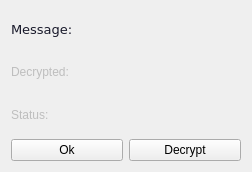
<?xml version="1.0" encoding="UTF-8"?>
<ui version="4.0">
 <class>Dialog</class>
 <widget class="QDialog" name="Dialog">
  <property name="geometry">
   <rect>
    <x>0</x>
    <y>0</y>
    <width>252</width>
    <height>172</height>
   </rect>
  </property>
  <property name="minimumSize">
   <size>
    <width>251</width>
    <height>85</height>
   </size>
  </property>
  <property name="windowTitle">
   <string>Secret Message</string>
  </property>
  <property name="windowIcon">
   <iconset>
    <normaloff>resources/secret_icon.png</normaloff>resources/secret_icon.png</iconset>
  </property>
  <property name="styleSheet">
   <string notr="true">QLabel#secretLabel, #descryptLabel{
	color: rgb(231, 34, 88);
}
QLabel{
	font: 10pt &quot;Verdana&quot;;
}</string>
  </property>
  <layout class="QVBoxLayout" name="verticalLayout">
   <property name="sizeConstraint">
    <enum>QLayout::SetMinimumSize</enum>
   </property>
   <item>
    <layout class="QHBoxLayout" name="horizontalLayout" stretch="0,1">
     <property name="sizeConstraint">
      <enum>QLayout::SetMinimumSize</enum>
     </property>
     <item>
      <widget class="QLabel" name="label">
       <property name="font">
        <font>
         <family>Verdana</family>
         <pointsize>10</pointsize>
         <weight>50</weight>
         <italic>false</italic>
         <bold>false</bold>
        </font>
       </property>
       <property name="text">
        <string>&lt;html&gt;&lt;head/&gt;&lt;body&gt;&lt;p&gt;&lt;span style=&quot; color:#191a2b;&quot;&gt;Message:&lt;/span&gt;&lt;/p&gt;&lt;/body&gt;&lt;/html&gt;</string>
       </property>
      </widget>
     </item>
     <item>
      <widget class="QLabel" name="secretLabel">
       <property name="sizePolicy">
        <sizepolicy hsizetype="Minimum" vsizetype="Preferred">
         <horstretch>0</horstretch>
         <verstretch>0</verstretch>
        </sizepolicy>
       </property>
       <property name="font">
        <font>
         <family>Verdana</family>
         <pointsize>10</pointsize>
         <weight>50</weight>
         <italic>false</italic>
         <bold>false</bold>
        </font>
       </property>
       <property name="text">
        <string>&lt;html&gt;&lt;head/&gt;&lt;body&gt;&lt;p&gt;&lt;br/&gt;&lt;/p&gt;&lt;/body&gt;&lt;/html&gt;</string>
       </property>
      </widget>
     </item>
    </layout>
   </item>
   <item>
    <layout class="QHBoxLayout" name="horizontalLayout_3" stretch="0,1">
     <property name="sizeConstraint">
      <enum>QLayout::SetMinimumSize</enum>
     </property>
     <item>
      <widget class="QLabel" name="label2">
       <property name="enabled">
        <bool>false</bool>
       </property>
       <property name="text">
        <string>Decrypted:</string>
       </property>
      </widget>
     </item>
     <item>
      <widget class="QLabel" name="decryptLabel">
       <property name="sizePolicy">
        <sizepolicy hsizetype="Minimum" vsizetype="Preferred">
         <horstretch>0</horstretch>
         <verstretch>0</verstretch>
        </sizepolicy>
       </property>
       <property name="text">
        <string/>
       </property>
      </widget>
     </item>
    </layout>
   </item>
   <item>
    <layout class="QHBoxLayout" name="horizontalLayout_4" stretch="0,1">
     <item>
      <widget class="QLabel" name="label3">
       <property name="enabled">
        <bool>false</bool>
       </property>
       <property name="text">
        <string>Status:</string>
       </property>
      </widget>
     </item>
     <item>
      <widget class="QLabel" name="processStatus">
       <property name="text">
        <string/>
       </property>
      </widget>
     </item>
    </layout>
   </item>
   <item>
    <layout class="QHBoxLayout" name="horizontalLayout_2">
     <item>
      <widget class="QPushButton" name="btnOk">
       <property name="cursor">
        <cursorShape>PointingHandCursor</cursorShape>
       </property>
       <property name="text">
        <string>Ok</string>
       </property>
       <property name="autoDefault">
        <bool>false</bool>
       </property>
      </widget>
     </item>
     <item>
      <widget class="QPushButton" name="btnDecrypt">
       <property name="cursor">
        <cursorShape>PointingHandCursor</cursorShape>
       </property>
       <property name="text">
        <string>Decrypt</string>
       </property>
       <property name="autoDefault">
        <bool>false</bool>
       </property>
      </widget>
     </item>
    </layout>
   </item>
  </layout>
 </widget>
 <resources/>
 <connections/>
</ui>
